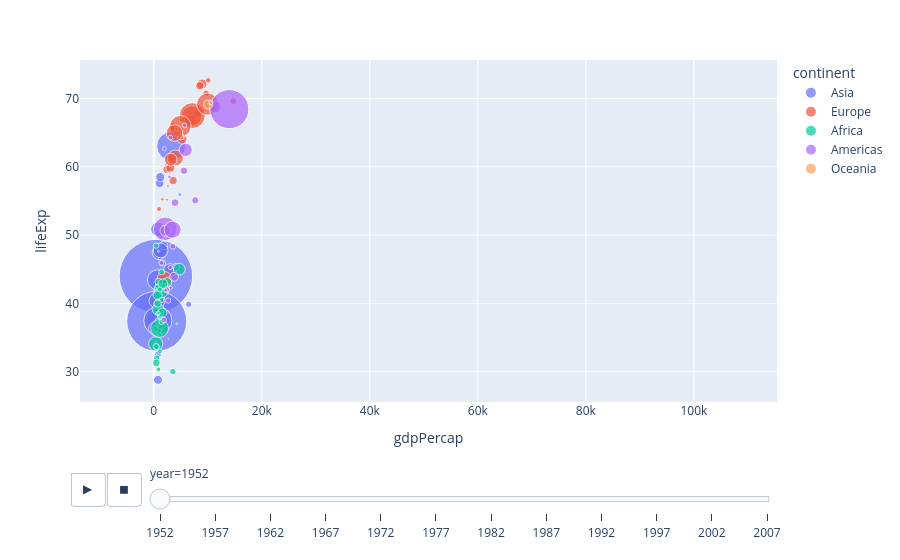

Notebook code for this chart:
### Code cell
import plotly.express as px

(
    px.scatter(data_frame=gapminder, 
               x='gdpPercap',
               y='lifeExp', 
               size='pop', 
               animation_frame='year', 
               hover_name='country', 
               color='continent', 
               height=600, 
               size_max=80)
)

### Figure 1 — Plotly figure (JSON) as saved in the notebook; plotly's stock layout.template omitted (floating-point values rounded to 4 significant figures)
{"data": [{"hovertemplate": "<b>%{hovertext}</b><br><br>continent=Asia<br>year=1952<br>gdpPercap=%{x}<br>lifeExp=%{y}<br>pop=%{marker.size}<extra></extra>", "hovertext": ["Afghanistan", "Bahrain", "Bangladesh", "Cambodia", "China", "Hong Kong China", "India", "Indonesia", "Iran", "Iraq", "Israel", "Japan", "Jordan", "Korea Dem. Rep.", "Korea Rep.", "Kuwait", "Lebanon", "Malaysia", "Mongolia", "Myanmar", "Nepal", "Oman", "Pakistan", "Philippines", "Saudi Arabia", "Singapore", "Sri Lanka", "Syria", "Taiwan", "Thailand", "Vietnam", "West Bank and Gaza", "Yemen Rep."], "legendgroup": "Asia", "marker": {"color": "#636efa", "size": [8425333, 120447, 46886859, 4693836, 556300000.0, 2125900, 372000000, 82052000, 17272000, 5441766, 1620914, 86459025, 607914, 8865488, 20947571, 160000, 1439529, 6748378, 800663, 20092996, 9182536, 507833, 41346560, 22438691, 4005677, 1127000, 7982342, 3661549, 8550362, 21289402, 26246839, 1030585, 4963829], "sizemode": "area", "sizeref": 206000.0, "symbol": "circle"}, "mode": "markers", "name": "Asia", "orientation": "v", "showlegend": true, "type": "scatter", "x": [779.4, 9867.0, 684.2, 368.5, 400.4, 3054.0, 546.6, 749.7, 3035.0, 4130.0, 4087.0, 3217.0, 1547.0, 1088.0, 1031.0, 108400.0, 4835.0, 1831.0, 786.6, 331, 545.9, 1828.0, 684.6, 1273.0, 6460.0, 2315.0, 1084.0, 1643.0, 1207.0, 757.8, 605.1, 1516.0, 781.7], "xaxis": "x", "y": [28.8, 50.94, 37.48, 39.42, 44, 60.96, 37.37, 37.47, 44.87, 45.32, 65.39, 63.03, 43.16, 50.06, 47.45, 55.56, 55.93, 48.46, 42.24, 36.32, 36.16, 37.58, 43.44, 47.75, 39.88, 60.4, 57.59, 45.88, 58.5, 50.85, 40.41, 43.16, 32.55], "yaxis": "y"}, {"hovertemplate": "<b>%{hovertext}</b><br><br>continent=Europe<br>year=1952<br>gdpPercap=%{x}<br>lifeExp=%{y}<br>pop=%{marker.size}<extra></extra>", "hovertext": ["Albania", "Austria", "Belgium", "Bosnia and Herzegovina", "Bulgaria", "Croatia", "Czech Republic", "Denmark", "Finland", "France", "Germany", "Greece", "Hungary", "Iceland", "Ireland", "Italy", "Montenegro", "Netherlands", "Norway", "Poland", "Portugal", "Romania", "Serbia", "Slovak Republic", "Slovenia", "Spain", "Sweden", "Switzerland", "Turkey", "United Kingdom"], "legendgroup": "Europe", "marker": {"color": "#EF553B", "size": [1282697, 6927772, 8730405, 2791000, 7274900, 3882229, 9125183, 4334000, 4090500, 42459667, 69145952, 7733250, 9504000, 147962, 2952156, 47666000, 413834, 10381988, 3327728, 25730551, 8526050, 16630000, 6860147, 3558137, 1489518, 28549870, 7124673, 4815000, 22235677, 50430000], "sizemode": "area", "sizeref": 206000.0, "symbol": "circle"}, "mode": "markers", "name": "Europe", "orientation": "v", "showlegend": true, "type": "scatter", "x": [1601.0, 6137.0, 8343.0, 973.5, 2444.0, 3119.0, 6876.0, 9692.0, 6425.0, 7030.0, 7144.0, 3531.0, 5264.0, 7268.0, 5210.0, 4931.0, 2648.0, 8942.0, 10100.0, 4029.0, 3068.0, 3145.0, 3581.0, 5075.0, 4215.0, 3834.0, 8528.0, 14730.0, 1969.0, 9980.0], "xaxis": "x", "y": [55.23, 66.8, 68, 53.82, 59.6, 61.21, 66.87, 70.78, 66.55, 67.41, 67.5, 65.86, 64.03, 72.49, 66.91, 65.94, 59.16, 72.13, 72.67, 61.31, 59.82, 61.05, 58.0, 64.36, 65.57, 64.94, 71.86, 69.62, 43.59, 69.18], "yaxis": "y"}, {"hovertemplate": "<b>%{hovertext}</b><br><br>continent=Africa<br>year=1952<br>gdpPercap=%{x}<br>lifeExp=%{y}<br>pop=%{marker.size}<extra></extra>", "hovertext": ["Algeria", "Angola", "Benin", "Botswana", "Burkina Faso", "Burundi", "Cameroon", "Central African Republic", "Chad", "Comoros", "Congo Dem. Rep.", "Congo Rep.", "Cote d'Ivoire", "Djibouti", "Egypt", "Equatorial Guinea", "Eritrea", "Ethiopia", "Gabon", "Gambia", "Ghana", "Guinea", "Guinea-Bissau", "Kenya", "Lesotho", "Liberia", "Libya", "Madagascar", "Malawi", "Mali", "Mauritania", "Mauritius", "Morocco", "Mozambique", "Namibia", "Niger", "Nigeria", "Reunion", "Rwanda", "Sao Tome and Principe", "Senegal", "Sierra Leone", "Somalia", "South Africa", "Sudan", "Swaziland", "Tanzania", "Togo", "Tunisia", "Uganda", "Zambia", "Zimbabwe"], "legendgroup": "Africa", "marker": {"color": "#00cc96", "size": [9279525, 4232095, 1738315, 442308, 4469979, 2445618, 5009067, 1291695, 2682462, 153936, 14100005, 854885, 2977019, 63149, 22223309, 216964, 1438760, 20860941, 420702, 284320, 5581001, 2664249, 580653, 6464046, 748747, 863308, 1019729, 4762912, 2917802, 3838168, 1022556, 516556, 9939217, 6446316, 485831, 3379468, 33119096, 257700, 2534927, 60011, 2755589, 2143249, 2526994, 14264935, 8504667, 290243, 8322925, 1219113, 3647735, 5824797, 2672000, 3080907], "sizemode": "area", "sizeref": 206000.0, "symbol": "circle"}, "mode": "markers", "name": "Africa", "orientation": "v", "showlegend": true, "type": "scatter", "x": [2449.0, 3521.0, 1063.0, 851.2, 543.3, 339.3, 1173.0, 1071.0, 1179.0, 1103.0, 780.5, 2126.0, 1389.0, 2670.0, 1419.0, 375.6, 328.9, 362.1, 4293.0, 485.2, 911.3, 510.2, 299.9, 853.5, 298.8, 575.6, 2388.0, 1443.0, 369.2, 452.3, 743.1, 1968.0, 1688.0, 468.5, 2424.0, 761.9, 1077.0, 2719.0, 493.3, 879.6, 1450.0, 879.8, 1136.0, 4725.0, 1616.0, 1148.0, 716.7, 859.8, 1468.0, 734.8, 1147.0, 406.9], "xaxis": "x", "y": [43.08, 30.02, 38.22, 47.62, 31.98, 39.03, 38.52, 35.46, 38.09, 40.72, 39.14, 42.11, 40.48, 34.81, 41.89, 34.48, 35.93, 34.08, 37.0, 30, 43.15, 33.61, 32.5, 42.27, 42.14, 38.48, 42.72, 36.68, 36.26, 33.69, 40.54, 50.99, 42.87, 31.29, 41.73, 37.44, 36.32, 52.72, 40, 46.47, 37.28, 30.33, 32.98, 45.01, 38.63, 41.41, 41.22, 38.6, 44.6, 39.98, 42.04, 48.45], "yaxis": "y"}, {"hovertemplate": "<b>%{hovertext}</b><br><br>continent=Americas<br>year=1952<br>gdpPercap=%{x}<br>lifeExp=%{y}<br>pop=%{marker.size}<extra></extra>", "hovertext": ["Argentina", "Bolivia", "Brazil", "Canada", "Chile", "Colombia", "Costa Rica", "Cuba", "Dominican Republic", "Ecuador", "El Salvador", "Guatemala", "Haiti", "Honduras", "Jamaica", "Mexico", "Nicaragua", "Panama", "Paraguay", "Peru", "Puerto Rico", "Trinidad and Tobago", "United States", "Uruguay", "Venezuela"], "legendgroup": "Americas", "marker": {"color": "#ab63fa", "size": [17876956, 2883315, 56602560, 14785584, 6377619, 12350771, 926317, 6007797, 2491346, 3548753, 2042865, 3146381, 3201488, 1517453, 1426095, 30144317, 1165790, 940080, 1555876, 8025700, 2227000, 662850, 157553000, 2252965, 5439568], "sizemode": "area", "sizeref": 206000.0, "symbol": "circle"}, "mode": "markers", "name": "Americas", "orientation": "v", "showlegend": true, "type": "scatter", "x": [5911.0, 2677.0, 2109.0, 11370.0, 3940.0, 2144.0, 2627.0, 5587.0, 1398.0, 3522.0, 3048.0, 2428.0, 1840.0, 2195.0, 2899.0, 3478.0, 3112.0, 2480.0, 1952.0, 3759.0, 3082.0, 3023.0, 13990.0, 5717.0, 7690.0], "xaxis": "x", "y": [62.48, 40.41, 50.92, 68.75, 54.74, 50.64, 57.21, 59.42, 45.93, 48.36, 45.26, 42.02, 37.58, 41.91, 58.53, 50.79, 42.31, 55.19, 62.65, 43.9, 64.28, 59.1, 68.44, 66.07, 55.09], "yaxis": "y"}, {"hovertemplate": "<b>%{hovertext}</b><br><br>continent=Oceania<br>year=1952<br>gdpPercap=%{x}<br>lifeExp=%{y}<br>pop=%{marker.size}<extra></extra>", "hovertext": ["Australia", "New Zealand"], "legendgroup": "Oceania", "marker": {"color": "#FFA15A", "size": [8691212, 1994794], "sizemode": "area", "sizeref": 206000.0, "symbol": "circle"}, "mode": "markers", "name": "Oceania", "orientation": "v", "showlegend": true, "type": "scatter", "x": [10040.0, 10560.0], "xaxis": "x", "y": [69.12, 69.39], "yaxis": "y"}], "layout": {"autosize": true, "legend": {"itemsizing": "constant", "title": {"text": "continent"}, "tracegroupgap": 0}, "margin": {"t": 60}, "sliders": [{"active": 0, "currentvalue": {"prefix": "year="}, "len": 0.9, "pad": {"b": 10, "t": 60}, "steps": [{"args": [["1952"], {"frame": {"duration": 0, "redraw": false}, "fromcurrent": true, "mode": "immediate", "transition": {"duration": 0, "easing": "linear"}}], "label": "1952", "method": "animate"}, {"args": [["1957"], {"frame": {"duration": 0, "redraw": false}, "fromcurrent": true, "mode": "immediate", "transition": {"duration": 0, "easing": "linear"}}], "label": "1957", "method": "animate"}, {"args": [["1962"], {"frame": {"duration": 0, "redraw": false}, "fromcurrent": true, "mode": "immediate", "transition": {"duration": 0, "easing": "linear"}}], "label": "1962", "method": "animate"}, {"args": [["1967"], {"frame": {"duration": 0, "redraw": false}, "fromcurrent": true, "mode": "immediate", "transition": {"duration": 0, "easing": "linear"}}], "label": "1967", "method": "animate"}, {"args": [["1972"], {"frame": {"duration": 0, "redraw": false}, "fromcurrent": true, "mode": "immediate", "transition": {"duration": 0, "easing": "linear"}}], "label": "1972", "method": "animate"}, {"args": [["1977"], {"frame": {"duration": 0, "redraw": false}, "fromcurrent": true, "mode": "immediate", "transition": {"duration": 0, "easing": "linear"}}], "label": "1977", "method": "animate"}, {"args": [["1982"], {"frame": {"duration": 0, "redraw": false}, "fromcurrent": true, "mode": "immediate", "transition": {"duration": 0, "easing": "linear"}}], "label": "1982", "method": "animate"}, {"args": [["1987"], {"frame": {"duration": 0, "redraw": false}, "fromcurrent": true, "mode": "immediate", "transition": {"duration": 0, "easing": "linear"}}], "label": "1987", "method": "animate"}, {"args": [["1992"], {"frame": {"duration": 0, "redraw": false}, "fromcurrent": true, "mode": "immediate", "transition": {"duration": 0, "easing": "linear"}}], "label": "1992", "method": "animate"}, {"args": [["1997"], {"frame": {"duration": 0, "redraw": false}, "fromcurrent": true, "mode": "immediate", "transition": {"duration": 0, "easing": "linear"}}], "label": "1997", "method": "animate"}, {"args": [["2002"], {"frame": {"duration": 0, "redraw": false}, "fromcurrent": true, "mode": "immediate", "transition": {"duration": 0, "easing": "linear"}}], "label": "2002", "method": "animate"}, {"args": [["2007"], {"frame": {"duration": 0, "redraw": false}, "fromcurrent": true, "mode": "immediate", "transition": {"duration": 0, "easing": "linear"}}], "label": "2007", "method": "animate"}], "x": 0.1, "xanchor": "left", "y": 0, "yanchor": "top"}], "updatemenus": [{"buttons": [{"args": [null, {"frame": {"duration": 500, "redraw": false}, "fromcurrent": true, "mode": "immediate", "transition": {"duration": 500, "easing": "linear"}}], "label": "&#9654;", "method": "animate"}, {"args": [[null], {"frame": {"duration": 0, "redraw": false}, "fromcurrent": true, "mode": "immediate", "transition": {"duration": 0, "easing": "linear"}}], "label": "&#9724;", "method": "animate"}], "direction": "left", "pad": {"r": 10, "t": 70}, "showactive": false, "type": "buttons", "x": 0.1, "xanchor": "right", "y": 0, "yanchor": "top"}], "xaxis": {"anchor": "y", "autorange": true, "domain": [0, 1], "range": [-11930.0, 115200.0], "title": {"text": "gdpPercap"}, "type": "linear"}, "yaxis": {"anchor": "x", "autorange": true, "domain": [0, 1], "range": [25.65, 75.58], "title": {"text": "lifeExp"}, "type": "linear"}}}
